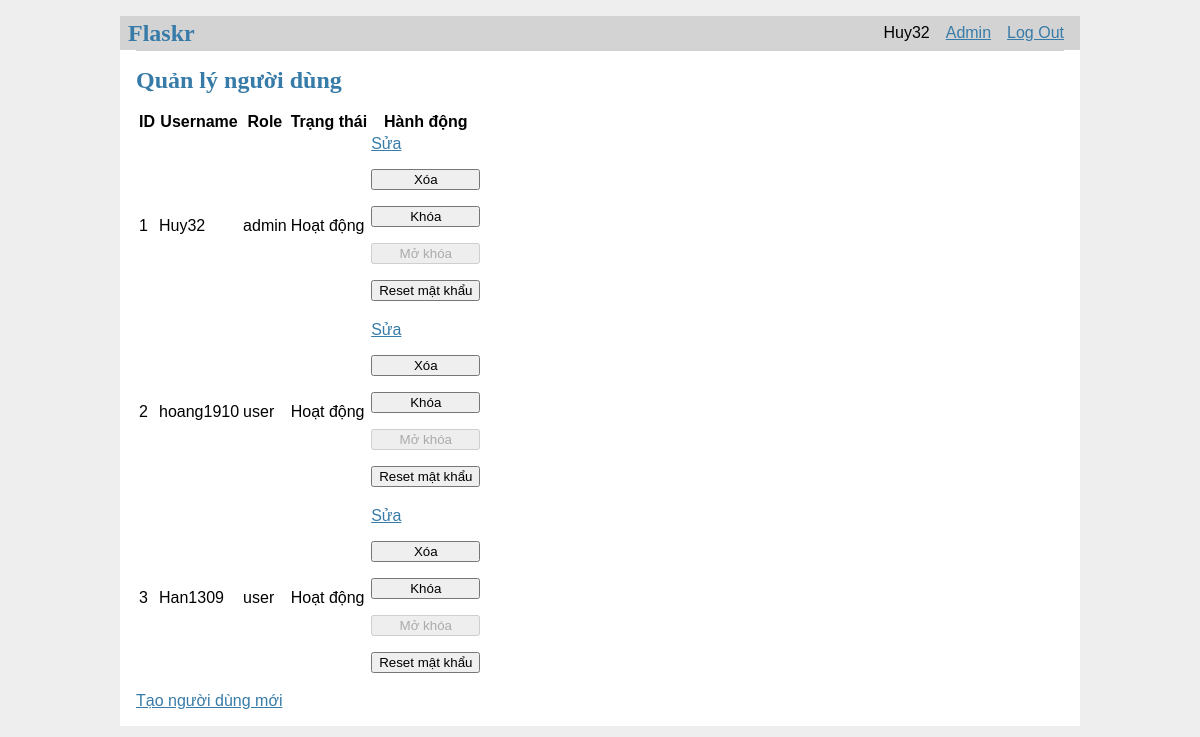
Page /auth/admin/users (signed in) on the committed database.
### tables this page shows
CREATE TABLE user (
    id INTEGER PRIMARY KEY AUTOINCREMENT,
    username TEXT UNIQUE NOT NULL,
    password TEXT NOT NULL,
    role TEXT NOT NULL DEFAULT 'user',
    is_blocked INTEGER NOT NULL DEFAULT 0 
);

### flaskr/auth.py (the view)
@bp.route('/admin/users', methods=('GET',))
@login_required
def admin_users():
    if g.user['role'] != 'admin':
        abort(403)  # Chỉ admin mới có quyền truy cập
    db = get_db()
    users = db.execute('SELECT id, username, role FROM user').fetchall()
    return render_template('admin/users.html', users=users)

### flaskr/auth.py (called while the page is built)
@bp.before_app_request
def load_logged_in_user():
    user_id = session.get('user_id')
    if user_id is None:
        g.user = None
    else:
        user = get_db().execute(
            'SELECT * FROM user WHERE id = ?', (user_id,)
        ).fetchone()
        if user:
            user_dict = dict(user)
            is_blocked = user_dict.get('is_blocked')
            if is_blocked is not None and bool(is_blocked):
                g.user = None
                session.clear()
                flash('Tài khoản đã bị khóa. Mời đăng nhập lại.')
                return redirect(url_for('auth.login')) # Thêm chuyển hướng
            else:
                g.user = user
        else:
            g.user = None

def login_required(view):
    @functools.wraps(view)
    def wrapped_view(**kwargs):
        if g.user is None:
            return redirect(url_for('auth.login'))
        return view(**kwargs)
    return wrapped_view

### flaskr/db.py (called while the page is built)
def get_db():
    if 'db' not in g:
        g.db = sqlite3.connect(
            current_app.config['DATABASE'],
            detect_types=sqlite3.PARSE_DECLTYPES
        )
        g.db.row_factory = sqlite3.Row
    return g.db

### flaskr/templates/admin/users.html
{% extends 'base.html' %}
{% block content %}
<h1>Quản lý người dùng</h1>
<table>
    <thead>
        <tr>
            <th>ID</th>
            <th>Username</th>
            <th>Role</th>
            <th>Trạng thái</th>
            <th>Hành động</th>
        </tr>
    </thead>
    <tbody>
        {% for user in users %}
        <tr>
            <td>{{ user.id }}</td>  <td>{{ user.username }}</td> <td>{{ user.role }}</td> <td>{% if user.is_blocked %}Đã khóa{% else %}Hoạt động{% endif %}</td> <td>
                <a href="{{ url_for('admin.update_user', id=user.id) }}">Sửa</a> <form method="POST" action="{{ url_for('admin.delete_user', id=user.id) }}">  <button type="submit">Xóa</button>
                </form>
                <form method="POST" action="{{ url_for('admin.block_user', id=user.id) }}">  <button type="submit" {% if user.is_blocked %}disabled{% endif %}>Khóa</button>
                </form>
                <form method="POST" action="{{ url_for('admin.unblock_user', id=user.id) }}">  <button type="submit" {% if not user.is_blocked %}disabled{% endif %}>Mở khóa</button>
                </form>
                <form method="POST" action="{{ url_for('admin.reset_password', id=user.id) }}">  <button type="submit">Reset mật khẩu</button>
                </form>
            </td>
        </tr>
        {% endfor %}
    </tbody>
</table>
<a href="{{ url_for('admin.create_user') }}">Tạo người dùng mới</a>
{% endblock %}

### flaskr/templates/base.html (shortened to what this page needs)
<!doctype html>
<link rel="stylesheet" href="{{ url_for('static', filename='style.css') }}">
<nav>
    <h1>Flaskr</h1>
    <ul>
        {% if g.user %}
            <li><span>{{ g.user['username'] }}</span>
            {% if g.user['role'] == 'admin' %}
                <li><a href="{{ url_for('admin.users') }}">Admin</a>
            {% endif %}
            <li><a href="{{ url_for('auth.logout') }}">Log Out</a>
        {% else %}
            <li><a href="{{ url_for('auth.register') }}">Register</a>
            <li><a href="{{ url_for('auth.login') }}">Log In</a>
        {% endif %}
    </ul>
</nav>
<section class="content">
    <header>
    </header>
    {% block content %}{% endblock %}
</section>

### flaskr/static/style.css (style rules this page uses)
h1 { font-family: serif; color: #377ba8; margin: 1rem 0; }
a { color: #377ba8; }
nav { background: lightgray; display: flex; align-items: center; padding: 0 0.5rem; }
nav h1 { flex: auto; margin: 0; }
nav ul { display: flex; list-style: none; margin: 0; padding: 0; }
nav ul li a, nav ul li span, header .action { display: block; padding: 0.5rem; }
.content { padding: 0 1rem 1rem; }
.content > header { border-bottom: 1px solid lightgray; display: flex; align-items: flex-end; }
.content:last-child { margin-bottom: 0; }
.content form { margin: 1em 0; display: flex; flex-direction: column; }

### rows in the picture
user: user.username "Huy32", id "1", username "Huy32", role "admin"
user: id "2", username "hoang1910", role "user"
user: id "3", username "Han1309", role "user"
